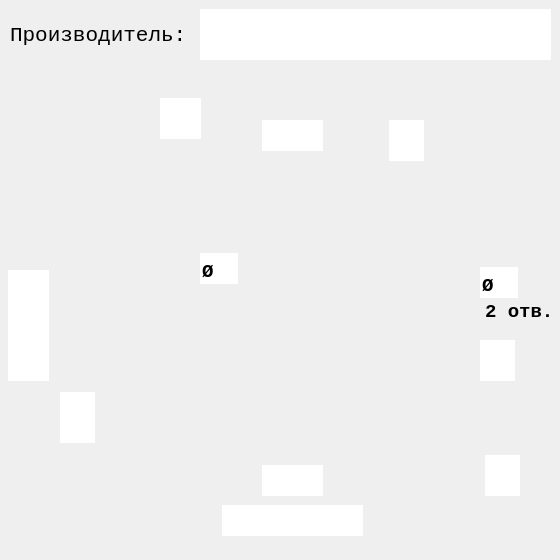
<?xml version="1.0" encoding="UTF-8"?>
<ui version="4.0">
 <class>Dialog</class>
 <widget class="QDialog" name="Dialog">
  <property name="geometry">
   <rect>
    <x>0</x>
    <y>0</y>
    <width>560</width>
    <height>560</height>
   </rect>
  </property>
  <property name="sizePolicy">
   <sizepolicy hsizetype="Fixed" vsizetype="Fixed">
    <horstretch>0</horstretch>
    <verstretch>0</verstretch>
   </sizepolicy>
  </property>
  <property name="minimumSize">
   <size>
    <width>560</width>
    <height>560</height>
   </size>
  </property>
  <property name="maximumSize">
   <size>
    <width>560</width>
    <height>560</height>
   </size>
  </property>
  <property name="windowTitle">
   <string>Со скруглениями 3 Отверстия Тип1</string>
  </property>
  <property name="windowIcon">
   <iconset>
    <normaloff>../pics/icon/Podpyatnik.ico</normaloff>../pics/icon/Podpyatnik.ico</iconset>
  </property>
  <property name="whatsThis">
   <string/>
  </property>
  <property name="accessibleDescription">
   <string/>
  </property>
  <widget class="QLabel" name="label">
   <property name="geometry">
    <rect>
     <x>0</x>
     <y>0</y>
     <width>560</width>
     <height>560</height>
    </rect>
   </property>
   <property name="sizePolicy">
    <sizepolicy hsizetype="Fixed" vsizetype="Fixed">
     <horstretch>0</horstretch>
     <verstretch>0</verstretch>
    </sizepolicy>
   </property>
   <property name="minimumSize">
    <size>
     <width>560</width>
     <height>560</height>
    </size>
   </property>
   <property name="maximumSize">
    <size>
     <width>560</width>
     <height>560</height>
    </size>
   </property>
   <property name="autoFillBackground">
    <bool>true</bool>
   </property>
   <property name="text">
    <string/>
   </property>
   <property name="pixmap">
    <pixmap>../pics/main/R-2.jpg</pixmap>
   </property>
   <property name="scaledContents">
    <bool>false</bool>
   </property>
   <property name="alignment">
    <set>Qt::AlignCenter</set>
   </property>
   <property name="margin">
    <number>0</number>
   </property>
  </widget>
  <widget class="QLineEdit" name="lineEdit">
   <property name="geometry">
    <rect>
     <x>262</x>
     <y>465</y>
     <width>61</width>
     <height>31</height>
    </rect>
   </property>
   <property name="font">
    <font>
     <family>Courier New</family>
     <pointsize>14</pointsize>
     <weight>75</weight>
     <italic>false</italic>
     <bold>true</bold>
    </font>
   </property>
   <property name="focusPolicy">
    <enum>Qt::ClickFocus</enum>
   </property>
   <property name="autoFillBackground">
    <bool>true</bool>
   </property>
   <property name="inputMethodHints">
    <set>Qt::ImhNone</set>
   </property>
   <property name="text">
    <string/>
   </property>
   <property name="maxLength">
    <number>3</number>
   </property>
   <property name="frame">
    <bool>false</bool>
   </property>
   <property name="alignment">
    <set>Qt::AlignBottom|Qt::AlignHCenter</set>
   </property>
  </widget>
  <widget class="QLineEdit" name="lineEdit_2">
   <property name="geometry">
    <rect>
     <x>480</x>
     <y>340</y>
     <width>35</width>
     <height>41</height>
    </rect>
   </property>
   <property name="font">
    <font>
     <family>Courier New</family>
     <pointsize>14</pointsize>
     <weight>75</weight>
     <italic>false</italic>
     <bold>true</bold>
    </font>
   </property>
   <property name="tabletTracking">
    <bool>false</bool>
   </property>
   <property name="focusPolicy">
    <enum>Qt::ClickFocus</enum>
   </property>
   <property name="autoFillBackground">
    <bool>false</bool>
   </property>
   <property name="text">
    <string/>
   </property>
   <property name="maxLength">
    <number>3</number>
   </property>
   <property name="frame">
    <bool>false</bool>
   </property>
   <property name="alignment">
    <set>Qt::AlignBottom|Qt::AlignHCenter</set>
   </property>
  </widget>
  <widget class="QLineEdit" name="lineEdit_3">
   <property name="geometry">
    <rect>
     <x>200</x>
     <y>253</y>
     <width>38</width>
     <height>31</height>
    </rect>
   </property>
   <property name="font">
    <font>
     <family>Courier New</family>
     <pointsize>14</pointsize>
     <weight>75</weight>
     <italic>false</italic>
     <bold>true</bold>
    </font>
   </property>
   <property name="focusPolicy">
    <enum>Qt::ClickFocus</enum>
   </property>
   <property name="text">
    <string>Ø</string>
   </property>
   <property name="maxLength">
    <number>3</number>
   </property>
   <property name="frame">
    <bool>false</bool>
   </property>
   <property name="alignment">
    <set>Qt::AlignBottom|Qt::AlignLeading|Qt::AlignLeft</set>
   </property>
  </widget>
  <widget class="QLineEdit" name="lineEdit_4">
   <property name="geometry">
    <rect>
     <x>262</x>
     <y>120</y>
     <width>61</width>
     <height>31</height>
    </rect>
   </property>
   <property name="font">
    <font>
     <family>Courier New</family>
     <pointsize>14</pointsize>
     <weight>75</weight>
     <italic>false</italic>
     <bold>true</bold>
    </font>
   </property>
   <property name="focusPolicy">
    <enum>Qt::ClickFocus</enum>
   </property>
   <property name="text">
    <string/>
   </property>
   <property name="maxLength">
    <number>3</number>
   </property>
   <property name="frame">
    <bool>false</bool>
   </property>
   <property name="alignment">
    <set>Qt::AlignBottom|Qt::AlignHCenter</set>
   </property>
  </widget>
  <widget class="QLineEdit" name="lineEdit_5">
   <property name="geometry">
    <rect>
     <x>8</x>
     <y>270</y>
     <width>41</width>
     <height>111</height>
    </rect>
   </property>
   <property name="font">
    <font>
     <family>Courier New</family>
     <pointsize>14</pointsize>
     <weight>75</weight>
     <italic>false</italic>
     <bold>true</bold>
    </font>
   </property>
   <property name="tabletTracking">
    <bool>false</bool>
   </property>
   <property name="focusPolicy">
    <enum>Qt::ClickFocus</enum>
   </property>
   <property name="autoFillBackground">
    <bool>false</bool>
   </property>
   <property name="text">
    <string/>
   </property>
   <property name="maxLength">
    <number>3</number>
   </property>
   <property name="frame">
    <bool>false</bool>
   </property>
   <property name="alignment">
    <set>Qt::AlignRight|Qt::AlignTrailing|Qt::AlignVCenter</set>
   </property>
  </widget>
  <widget class="QLabel" name="label_2">
   <property name="geometry">
    <rect>
     <x>10</x>
     <y>10</y>
     <width>181</width>
     <height>51</height>
    </rect>
   </property>
   <property name="font">
    <font>
     <family>Courier New</family>
     <pointsize>16</pointsize>
     <weight>50</weight>
     <bold>false</bold>
    </font>
   </property>
   <property name="text">
    <string>Производитель:</string>
   </property>
  </widget>
  <widget class="QLineEdit" name="lineEdit_6">
   <property name="geometry">
    <rect>
     <x>200</x>
     <y>9</y>
     <width>351</width>
     <height>51</height>
    </rect>
   </property>
   <property name="font">
    <font>
     <family>Courier New</family>
     <pointsize>16</pointsize>
     <weight>75</weight>
     <bold>true</bold>
    </font>
   </property>
   <property name="frame">
    <bool>false</bool>
   </property>
   <property name="alignment">
    <set>Qt::AlignLeading|Qt::AlignLeft|Qt::AlignVCenter</set>
   </property>
  </widget>
  <widget class="QLabel" name="label_3">
   <property name="geometry">
    <rect>
     <x>485</x>
     <y>302</y>
     <width>71</width>
     <height>20</height>
    </rect>
   </property>
   <property name="font">
    <font>
     <family>Courier New</family>
     <pointsize>14</pointsize>
     <weight>75</weight>
     <bold>true</bold>
    </font>
   </property>
   <property name="text">
    <string>2 отв.</string>
   </property>
  </widget>
  <widget class="QLineEdit" name="lineEdit_7">
   <property name="geometry">
    <rect>
     <x>160</x>
     <y>98</y>
     <width>41</width>
     <height>41</height>
    </rect>
   </property>
   <property name="font">
    <font>
     <family>Courier New</family>
     <pointsize>14</pointsize>
     <weight>75</weight>
     <italic>false</italic>
     <bold>true</bold>
    </font>
   </property>
   <property name="focusPolicy">
    <enum>Qt::ClickFocus</enum>
   </property>
   <property name="text">
    <string/>
   </property>
   <property name="maxLength">
    <number>3</number>
   </property>
   <property name="frame">
    <bool>false</bool>
   </property>
   <property name="alignment">
    <set>Qt::AlignBottom|Qt::AlignHCenter</set>
   </property>
  </widget>
  <widget class="QLineEdit" name="lineEdit_9">
   <property name="geometry">
    <rect>
     <x>480</x>
     <y>267</y>
     <width>38</width>
     <height>31</height>
    </rect>
   </property>
   <property name="font">
    <font>
     <family>Courier New</family>
     <pointsize>14</pointsize>
     <weight>75</weight>
     <italic>false</italic>
     <bold>true</bold>
    </font>
   </property>
   <property name="focusPolicy">
    <enum>Qt::ClickFocus</enum>
   </property>
   <property name="text">
    <string>Ø</string>
   </property>
   <property name="maxLength">
    <number>3</number>
   </property>
   <property name="frame">
    <bool>false</bool>
   </property>
   <property name="alignment">
    <set>Qt::AlignBottom|Qt::AlignLeading|Qt::AlignLeft</set>
   </property>
  </widget>
  <widget class="QLineEdit" name="lineEdit_8">
   <property name="geometry">
    <rect>
     <x>389</x>
     <y>120</y>
     <width>35</width>
     <height>41</height>
    </rect>
   </property>
   <property name="font">
    <font>
     <family>Courier New</family>
     <pointsize>14</pointsize>
     <weight>75</weight>
     <italic>false</italic>
     <bold>true</bold>
    </font>
   </property>
   <property name="tabletTracking">
    <bool>false</bool>
   </property>
   <property name="focusPolicy">
    <enum>Qt::ClickFocus</enum>
   </property>
   <property name="autoFillBackground">
    <bool>false</bool>
   </property>
   <property name="text">
    <string/>
   </property>
   <property name="maxLength">
    <number>3</number>
   </property>
   <property name="frame">
    <bool>false</bool>
   </property>
   <property name="alignment">
    <set>Qt::AlignBottom|Qt::AlignHCenter</set>
   </property>
  </widget>
  <widget class="QLineEdit" name="lineEdit_10">
   <property name="geometry">
    <rect>
     <x>60</x>
     <y>392</y>
     <width>35</width>
     <height>51</height>
    </rect>
   </property>
   <property name="font">
    <font>
     <family>Courier New</family>
     <pointsize>14</pointsize>
     <weight>75</weight>
     <italic>false</italic>
     <bold>true</bold>
    </font>
   </property>
   <property name="tabletTracking">
    <bool>false</bool>
   </property>
   <property name="focusPolicy">
    <enum>Qt::ClickFocus</enum>
   </property>
   <property name="autoFillBackground">
    <bool>false</bool>
   </property>
   <property name="text">
    <string/>
   </property>
   <property name="maxLength">
    <number>3</number>
   </property>
   <property name="frame">
    <bool>false</bool>
   </property>
   <property name="alignment">
    <set>Qt::AlignRight|Qt::AlignTrailing|Qt::AlignVCenter</set>
   </property>
  </widget>
  <widget class="QLineEdit" name="lineEdit_11">
   <property name="geometry">
    <rect>
     <x>485</x>
     <y>455</y>
     <width>35</width>
     <height>41</height>
    </rect>
   </property>
   <property name="font">
    <font>
     <family>Courier New</family>
     <pointsize>14</pointsize>
     <weight>75</weight>
     <italic>false</italic>
     <bold>true</bold>
    </font>
   </property>
   <property name="tabletTracking">
    <bool>false</bool>
   </property>
   <property name="focusPolicy">
    <enum>Qt::ClickFocus</enum>
   </property>
   <property name="autoFillBackground">
    <bool>false</bool>
   </property>
   <property name="text">
    <string/>
   </property>
   <property name="maxLength">
    <number>3</number>
   </property>
   <property name="frame">
    <bool>false</bool>
   </property>
   <property name="alignment">
    <set>Qt::AlignBottom|Qt::AlignHCenter</set>
   </property>
  </widget>
  <widget class="QLineEdit" name="lineEdit_12">
   <property name="geometry">
    <rect>
     <x>222</x>
     <y>505</y>
     <width>141</width>
     <height>31</height>
    </rect>
   </property>
   <property name="font">
    <font>
     <family>Courier New</family>
     <pointsize>14</pointsize>
     <weight>75</weight>
     <italic>false</italic>
     <bold>true</bold>
    </font>
   </property>
   <property name="focusPolicy">
    <enum>Qt::ClickFocus</enum>
   </property>
   <property name="autoFillBackground">
    <bool>true</bool>
   </property>
   <property name="inputMethodHints">
    <set>Qt::ImhNone</set>
   </property>
   <property name="text">
    <string/>
   </property>
   <property name="maxLength">
    <number>3</number>
   </property>
   <property name="frame">
    <bool>false</bool>
   </property>
   <property name="alignment">
    <set>Qt::AlignBottom|Qt::AlignHCenter</set>
   </property>
  </widget>
 </widget>
 <resources/>
 <connections/>
</ui>
